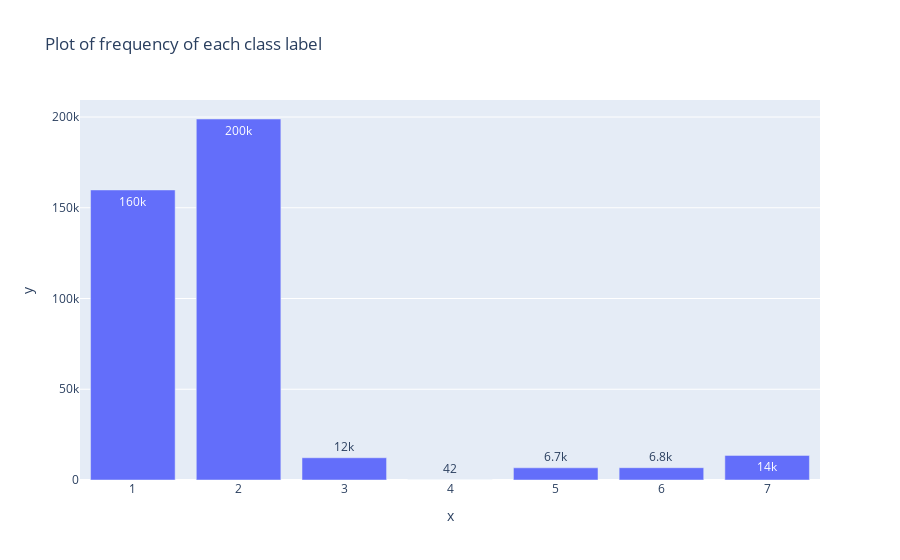

Source (notebook cell):
### Code cell
fig = px.bar(x=np.arange(1,8), y=np.array([len_class_label1,len_class_label2,len_class_label3,len_class_label4,len_class_label5,len_class_label6,len_class_label7]), text_auto='.2s', title="Plot of frequency of each class label ")
fig.show()

### Figure 1 — Plotly figure (JSON) as saved in the notebook; plotly's stock layout.template omitted (floating-point values rounded to 4 significant figures)
{"data": [{"alignmentgroup": "True", "hovertemplate": "x=%{x}<br>y=%{y}<extra></extra>", "legendgroup": "", "marker": {"color": "#636efa", "pattern": {"shape": ""}}, "name": "", "offsetgroup": "", "orientation": "v", "showlegend": false, "textposition": "auto", "texttemplate": "%{y:.2s}", "type": "bar", "x": [1, 2, 3, 4, 5, 6, 7], "xaxis": "x", "y": [159828, 198914, 12258, 42, 6718, 6782, 13561], "yaxis": "y"}], "layout": {"barmode": "relative", "legend": {"tracegroupgap": 0}, "title": {"text": "Plot of frequency of each class label "}, "xaxis": {"anchor": "y", "domain": [0, 1], "title": {"text": "x"}}, "yaxis": {"anchor": "x", "domain": [0, 1], "title": {"text": "y"}}}}
